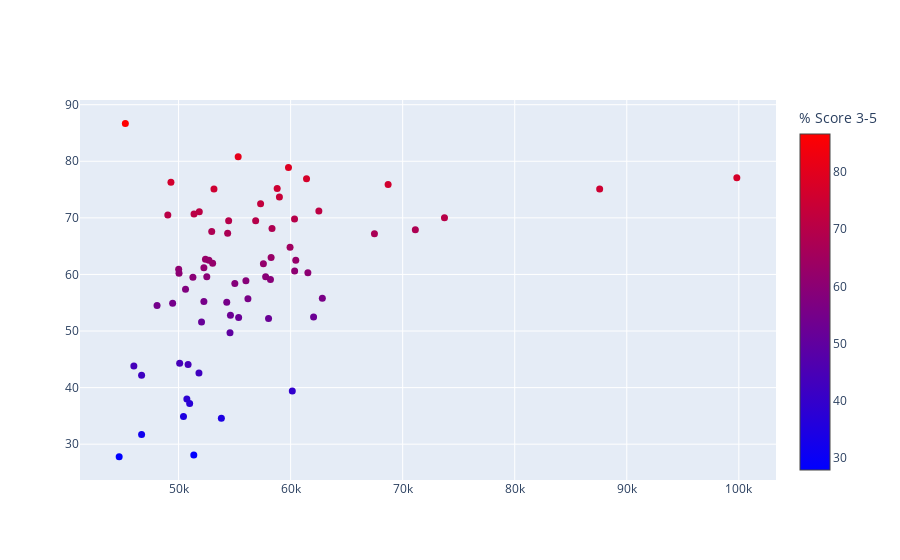

The code cell stored with this chart in its notebook:
### Markdown cell above
### We will not create the plots for more significant features (as indicated by shapley) via plotly and save them as pickle file.

### Code cell
fig = go.Figure(data=go.Scatter(
    x=np.round(wisconsin22['per_capita_income'], decimals=-1),
    y=np.round(wisconsin22['PERCENT_3_OR_ABOVE'], decimals=1),
    mode='markers',
    marker=dict(
        size=7,
        color=wisconsin22['PERCENT_3_OR_ABOVE'],
        colorscale='Bluered',
        symbol='circle',
        showscale=True,
        colorbar=dict(title='% Score 3-5'),
    ),
    showlegend=False,
    text=wisconsin22['COUNTY'],
    name=''))
fig.show()

### Figure 1 — Plotly figure (JSON) as saved in the notebook; plotly's stock layout.template omitted (floating-point values rounded to 4 significant figures)
{"data": [{"marker": {"color": [27.85, 43.75, 52.25, 67.65, 71.17, 80.77, 54.55, 73.73, 69.5, 28.12, 60.27, 37.97, 69.99, 62.72, 67.86, 54.93, 76.26, 72.54, 59.09, 86.67, 61.16, 76.92, 42.65, 75.21, 44.32, 58.44, 31.72, 63.02, 59.56, 62.46, 51.55, 44.12, 62, 49.66, 64.83, 55.17, 70.45, 55.7, 60.91, 34.65, 58.91, 69.83, 77.07, 39.39, 68.06, 55.09, 67.28, 71.05, 61.87, 70.65, 59.62, 62.5, 67.16, 52.55, 37.23, 34.86, 60.58, 60.23, 59.55, 57.42, 78.9, 55.81, 52.38, 75.86, 75.07, 52.83, 42.22, 69.52, 75.05], "colorbar": {"title": {"text": "% Score 3-5"}}, "colorscale": [[0, "rgb(0,0,255)"], [1, "rgb(255,0,0)"]], "showscale": true, "size": 7, "symbol": "circle"}, "mode": "markers", "name": "", "showlegend": false, "text": ["Adams", "Ashland", "Barron", "Bayfield", "Brown", "Buffalo", "Burnett", "Calumet", "Chippewa", "Clark", "Columbia", "Crawford", "Dane", "Dodge", "Door", "Douglas", "Dunn", "Eau Claire", "Fond du Lac", "Forest", "Grant", "Green", "Green Lake", "Iowa", "Jackson", "Jefferson", "Juneau", "Kenosha", "Kewaunee", "La Crosse", "Lafayette", "Langlade", "Lincoln", "Manitowoc", "Marathon", "Marinette", "Marquette", "Milwaukee", "Monroe", "Oconto", "Oneida", "Outagamie", "Ozaukee", "Pepin", "Pierce", "Polk", "Portage", "Price", "Racine", "Richland", "Rock", "Rusk", "St. Croix", "Sauk", "Sawyer", "Shawano", "Sheboygan", "Taylor", "Trempealeau", "Vernon", "Vilas", "Walworth", "Washburn", "Washington", "Waukesha", "Waupaca", "Waushara", "Winnebago", "Wood"], "type": "scatter", "x": [44700, 46010, 58030, 52960, 62520, 55320, 48080, 59000, 54470, 51360, 61540, 50740, 73730, 52400, 71130, 49470, 49320, 57320, 58200, 45250, 52260, 61420, 51820, 58800, 50100, 55020, 46700, 58260, 57770, 60460, 52050, 50850, 53040, 54590, 59950, 52260, 49040, 56190, 50010, 53820, 56010, 60350, 99820, 60150, 58340, 54300, 54380, 51850, 57570, 51380, 52520, 52710, 67480, 62050, 50990, 50440, 60360, 50040, 51280, 50620, 59810, 62830, 55360, 68700, 87580, 54630, 46700, 56880, 53160], "y": [27.8, 43.8, 52.2, 67.6, 71.2, 80.8, 54.5, 73.7, 69.5, 28.1, 60.3, 38, 70, 62.7, 67.9, 54.9, 76.3, 72.5, 59.1, 86.7, 61.2, 76.9, 42.6, 75.2, 44.3, 58.4, 31.7, 63, 59.6, 62.5, 51.6, 44.1, 62, 49.7, 64.8, 55.2, 70.5, 55.7, 60.9, 34.6, 58.9, 69.8, 77.1, 39.4, 68.1, 55.1, 67.3, 71.1, 61.9, 70.7, 59.6, 62.5, 67.2, 52.5, 37.2, 34.9, 60.6, 60.2, 59.5, 57.4, 78.9, 55.8, 52.4, 75.9, 75.1, 52.8, 42.2, 69.5, 75.1]}], "layout": {}}
